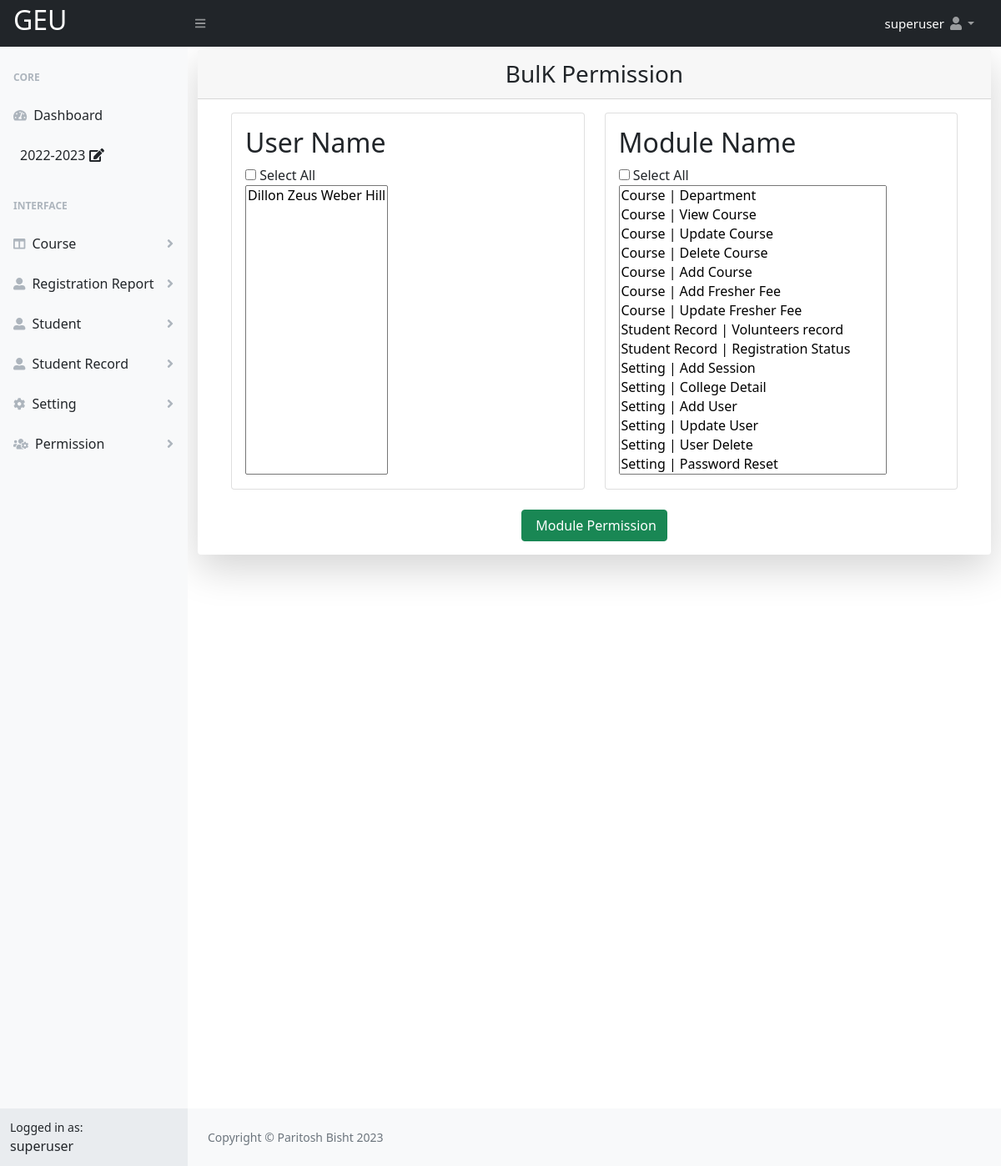
The page /Registration/admin/BulkModulePermission.php (signed in) on the database its author committed.
### tables this page shows
CREATE TABLE `school` (
  `school_id` int(11) NOT NULL,
  `school_name` varchar(200) NOT NULL,
  `school_code` varchar(6) NOT NULL,
  `admission_number_starting` varchar(10) NOT NULL,
  `school_srtname` varchar(50) NOT NULL,
  `school_photo` varchar(100) NOT NULL,
  `school_number` varchar(200) NOT NULL,
  `school_email` varchar(200) NOT NULL,
  `school_address` varchar(200) NOT NULL,
  `school_country` varchar(100) NOT NULL,
  `school_state` varchar(100) NOT NULL,
  `school_district` varchar(100) NOT NULL,
  `school_city` varchar(100) NOT NULL,
  `school_pincode` varchar(100) NOT NULL,
  `status` varchar(10) NOT NULL,
  `own_filled` varchar(10) NOT NULL,
  `createdby` varchar(100) NOT NULL,
  `createdtime` varchar(100) NOT NULL,
  `updateby` varchar(100) NOT NULL,
  `updatetime` varchar(100) NOT NULL,
  `disableby` varchar(100) NOT NULL,
  `disabletime` varchar(100) NOT NULL
);

CREATE TABLE `user` (
  `id` int(11) NOT NULL,
  `first_name` varchar(50) NOT NULL,
  `middle_name` varchar(50) NOT NULL,
  `last_name` varchar(50) NOT NULL,
  `login` varchar(50) NOT NULL,
  `user_id` varchar(100) NOT NULL,
  `password` varchar(255) NOT NULL,
  `hash_password` varchar(255) NOT NULL,
  `dob` varchar(30) NOT NULL,
  `number` varchar(20) NOT NULL,
  `email` varchar(50) NOT NULL,
  `photo` varchar(100) NOT NULL,
  `type` varchar(20) NOT NULL,
  `status` varchar(10) NOT NULL,
  `disablereason` varchar(300) NOT NULL,
  `activereason` varchar(300) NOT NULL,
  `pass` varchar(100) NOT NULL,
  `oldpass` varchar(100) NOT NULL,
  `session` varchar(20) NOT NULL,
  `createdby` varchar(50) NOT NULL,
  `createdtime` varchar(50) NOT NULL,
  `updateby` varchar(100) NOT NULL,
  `updatetime` varchar(100) NOT NULL,
  `disableby` varchar(50) NOT NULL,
  `disabletime` varchar(50) NOT NULL,
  `password_reset_by` varchar(10) NOT NULL,
  `password_reset_time` varchar(30) NOT NULL,
  `forget_password_time` varchar(100) NOT NULL,
  `change_pass_time` varchar(100) NOT NULL,
  `wrong_pass_count` int(10) NOT NULL,
  `wrong_pass_time` varchar(30) NOT NULL,
  `wrong_pass_reset_type` varchar(20) NOT NULL,
  `current_session` varchar(20) NOT NULL,
  `statusactivereason` varchar(100) NOT NULL,
  `statusactiveby` varchar(20) NOT NULL,
  `statusactivetime` varchar(30) NOT NULL,
  `usercourse_id` varchar(20) NOT NULL,
  `usersection` varchar(20) NOT NULL,
  `usersemester` varchar(20) NOT NULL
);

CREATE TABLE `menu` (
  `menu_id` int(20) NOT NULL,
  `menu_name` varchar(30) NOT NULL,
  `menu_icon` varchar(30) NOT NULL,
  `menu_order` varchar(10) NOT NULL,
  `status` varchar(10) NOT NULL,
  `disablereason` varchar(100) NOT NULL,
  `activereason` varchar(100) NOT NULL,
  `createdby` varchar(30) NOT NULL,
  `createdtime` varchar(30) NOT NULL,
  `updateby` varchar(30) NOT NULL,
  `updatetime` varchar(30) NOT NULL,
  `disableby` varchar(30) NOT NULL,
  `disabletime` varchar(30) NOT NULL
);

### Registration/admin/BulkModulePermission.php (the view, shortened to what this page needs)
<?php
include("include/header.php");
require("permission_check.php");
?>
            <div id="layoutSidenav_content">
                <main>
                    <div class="container">
                        <div class="row justify-content-center">
                            <div class="col-lg-12">
                                <div class="card shadow-lg border-0 rounded-lg mt-1">
                                    <div class="card-header">
                                    <h3 class="text-center font-weight-light my-1">BulK Permission</h3>
                                    </div>
                                    <div class="card-body">
                                         <form action="" method="POST"  name="ModuleUserPermissionAdd">
                                           <div class='container'>
                                      <div class="row">
                                         <div class="col-sm-6">
                                          <div class="card">
      <div class="card-body">
                            <div class="form-floating mb-3 mb-md-0">
  <h2>User Name</h2>
  <input type='checkbox' id='checkallusers'  value=''> Select All<br/>
  <select id='ModuleUserPermission'name='ModuleUserPermission[]' required size="15" multiple>
    <?php
$rscourse=mysqli_query($con,"SELECT * FROM `user`  WHERE `status` = \"Active\" AND `id`!='1' AND `id`!='9'");
      while($rowcourse=mysqli_fetch_array($rscourse))
{
?>
<option value='<?php echo $rowcourse[0]; ?>'><?php echo $rowcourse[1]." ".$rowcourse[2]." ".$rowcourse[3];?></;?></option>
<?php
}
?>
  </select>
</div>
</div>
</div>
</div>
<div class="col-sm-6">
    <div class="card">
      <div class="card-body">
<div class="form-floating mb-3 mb-md-0">
        <h2>Module Name</h2>
  <input type='checkbox' id='CourseUserPermissionallusers' value=''> Select All<br/>
  <select id='ModulePermission'name='ModulePermission[]' required size="15" multiple>
    <?php
$rscourse=mysqli_query($con,"SELECT submenu.`submenu_id`,menu.`menu_name`,submenu.`submenu_name` FROM `submenu` INNER JOIN `menu` ON  submenu.`menu_id`=menu.`menu_id` WHERE submenu.`status` = 'Active'  AND menu.`status`='Active' ORDER BY `submenu`.`menu_id` ASC,`submenu`.`submenu_order` ASC");
      while($rowcourse=mysqli_fetch_array($rscourse))
{
?>
<option value='<?php echo $rowcourse[0]; ?>'><?php echo $rowcourse[1]." | "." ".$rowcourse[2];?></;?></option>
<?php
}
?>
  </select>
        </div>
      </div>
      </div>
    </div>
</div>
</div>
                        <div class="mt-4 mb-0" align="center" >
                             <input class="btn btn-success " type="submit" name="ModuleUserPermissionAdd"  id="ModuleUserPermissionAdd" value=" Module Permission" >
                        </div>
                </form>
                                    </div>
                                </div>
                            </div>
                        </div>
                    </div>
                </main>
  <?php
include("include/footer.php");
?>

### Registration/admin/include/header.php (shortened to what this page needs)
<?php
    include("config.php");
 ?>
 <?php
extract($_POST);
?>
<!DOCTYPE html>
<html lang="en">
    <head>
        <link href="https://cdn.jsdelivr.net/npm/simple-datatables@latest/dist/style.css" rel="stylesheet" />
        <link href="css/styles.css" rel="stylesheet" />
         <link href=" https://cdnjs.cloudflare.com/ajax/libs/twitter-bootstrap/5.0.1/css/bootstrap.min.css" rel="stylesheet" />
         <link rel="stylesheet" href="https://cdn.datatables.net/1.10.19/css/jquery.dataTables.min.css">
         <link href=" https://cdn.datatables.net/buttons/2.2.2/css/buttons.dataTables.min.css" rel="stylesheet" />
          <link href="https://cdn.datatables.net/1.11.4/css/dataTables.bootstrap5.min.css" rel="stylesheet" />
    </head>
    <body class="sb-nav-fixed"  oncontextmenu="return false">
       <nav class="sb-topnav navbar navbar-expand navbar-dark bg-dark">
            <a class="navbar-brand ps-3" href="dashboard.php"><?php
$schol=mysqli_query($con,"SELECT * FROM `school` WHERE `status` = \"Active\"");
$res1=mysqli_fetch_assoc($schol); ?>
<h2 style="text-transform:uppercase;"><?php
echo $school_short_name_record = $res1['school_srtname'];
?></h2></a>
            <button class="btn btn-link btn-sm order-1 order-lg-0 me-4 me-lg-0" id="sidebarToggle" href="#!"><i class="fas fa-bars"></i></button>
            <ul class="navbar-nav ms-auto ms-md-0 me-3 me-lg-4">
                   <?php
$loginsession = $_SESSION["alogin"];
$q=mysqli_query($con,"SELECT * FROM `user` WHERE `login` ='$loginsession'  and `status` = \"Active\"");
$res=mysqli_fetch_assoc($q);
$login_user_type = $res['type'];
$log = $res['id'];
$useractivesessionquery=mysqli_query($con,"SELECT * FROM `user` WHERE `id` ='$log'");
$resuseractivesessionquery=mysqli_fetch_assoc($useractivesessionquery);
$activesession_record=$resuseractivesessionquery['current_session'];
                    ?>
                <li class="nav-item dropdown">
                    <a class="nav-link dropdown-toggle" id="navbarDropdown" href="#" role="button" data-bs-toggle="dropdown" aria-expanded="false"><span style=" font-size:15px; color: white;" aria-expanded="false">  <?php echo $res['first_name'] ." ".$res['middle_name']  ." ". $res['last_name']; ?></span> <i class="fas fa-user fa-fw"></i></a>
                </li>
            </ul>
        </nav>
        <div id="layoutSidenav">
            <div id="layoutSidenav_nav">
                <nav class="sb-sidenav accordion sb-sidenav-light" id="sidenavAccordion">
                    <div class="sb-sidenav-menu">
                        <div class="nav">
                            <div class="sb-sidenav-menu-heading">Core</div>
                            <a class="nav-link" href="dashboard.php">
                                <div class="sb-nav-link-icon"><i class="fas fa-tachometer-alt"></i></div>
                                Dashboard
                            </a>
                            <?php if ($login_user_type=="superuser" || $login_user_type=="admin") { ?>
                              <a class="nav-link" href=""  data-bs-toggle="modal" data-bs-target="#sessionmodal" >
                                <?php echo $activesession_record;?>&nbsp;<i class="fas fa-edit"></i>
                            </a>
                             <?php } ?>
                             <div class="sb-sidenav-menu-heading">Interface</div>
<?php
       $menulistqry="SELECT * FROM `menu` WHERE `status`='Active' ORDER BY `menu`.`menu_order` ASC";
       $menulistres=mysqli_query($con,$menulistqry);
       while($menulistdata=mysqli_fetch_assoc($menulistres))
        {
$rmenu_id=$menulistdata['menu_id'];
$menuaccessqry="SELECT * from `modulepermission` WHERE modulepermission.`modulemenu_id`='$rmenu_id' AND modulepermission.`modulepermission`='Yes' AND modulepermission.`moduleuser_id`='$log'";
$menuaccessres=mysqli_query($con,$menuaccessqry);
$menuaccessrow=mysqli_num_rows($menuaccessres);
if($menuaccessrow>0)
         {
          ?>
                            <a class="nav-link collapsed" href="#" data-bs-toggle="collapse" data-bs-target="#collapse<?php echo $menulistdata['menu_id'];?>" aria-expanded="false" aria-controls="collapse<?php echo $menulistdata['menu_id'];?>">
                                <div class="sb-nav-link-icon"><i class="<?php echo $menulistdata['menu_icon'];?>"></i></div>
                                <?php echo $menulistdata['menu_name'];?>
                                <div class="sb-sidenav-collapse-arrow"><i class="fas fa-angle-down"></i></div>
                            </a>
                           <?php } } ?>
                             </div>
                    </div>
                    <div class="sb-sidenav-footer">
                        <div class="small">Logged in as:</div>
                        <?php echo $res['login']; ?>
                    </div>
                </nav>
            </div>

### rows shown on the page
school: school_srtname "GEU"
user: first_name "superuser", current_session "2022-2023", login "superuser"
menu: menu_name "Course"
menu: menu_name "Registration Report"
menu: menu_name "Student"
menu: menu_name "Student Record"
menu: menu_name "Setting"
menu: menu_name "Permission"
